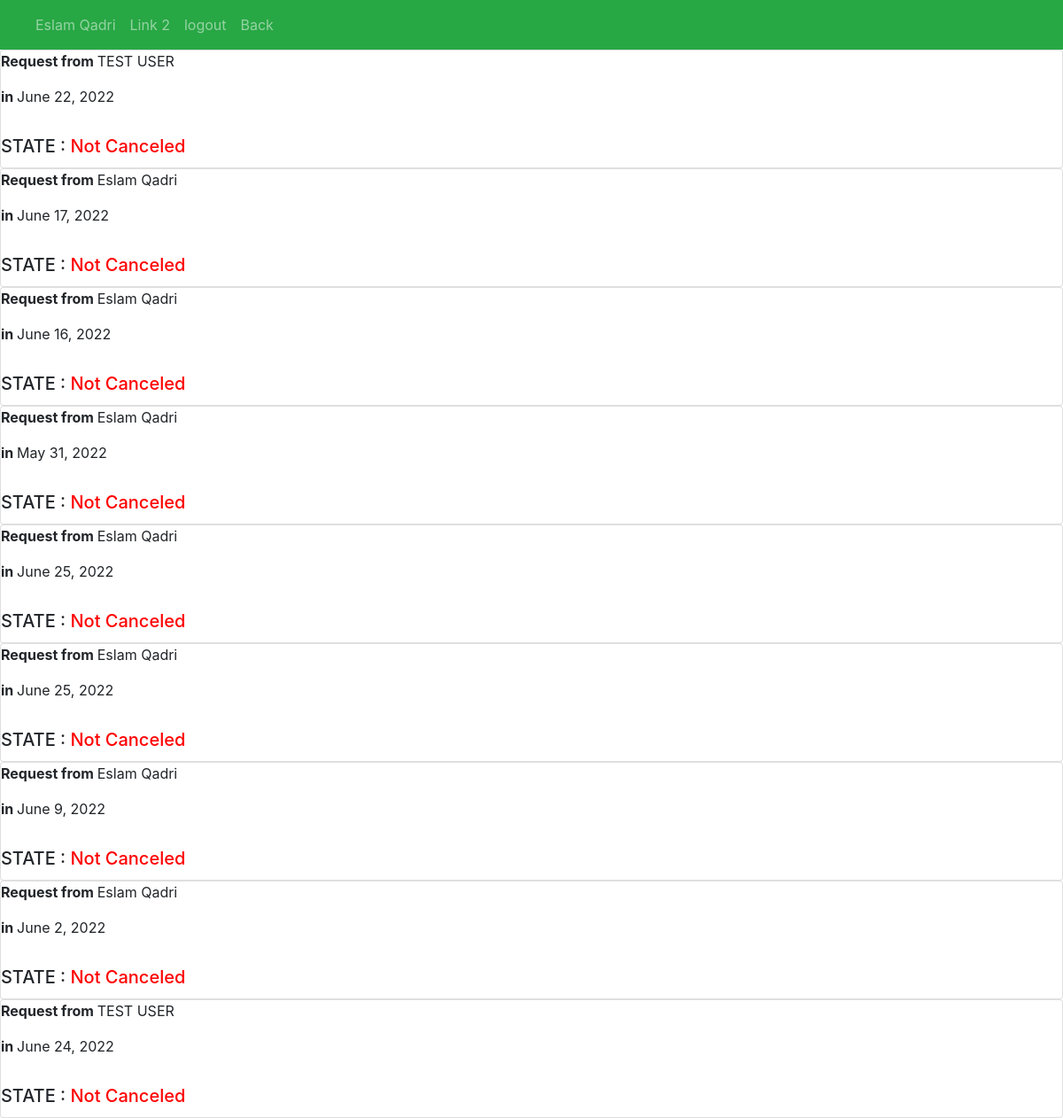
Page /Cancel (signed in) on the earlier database version.
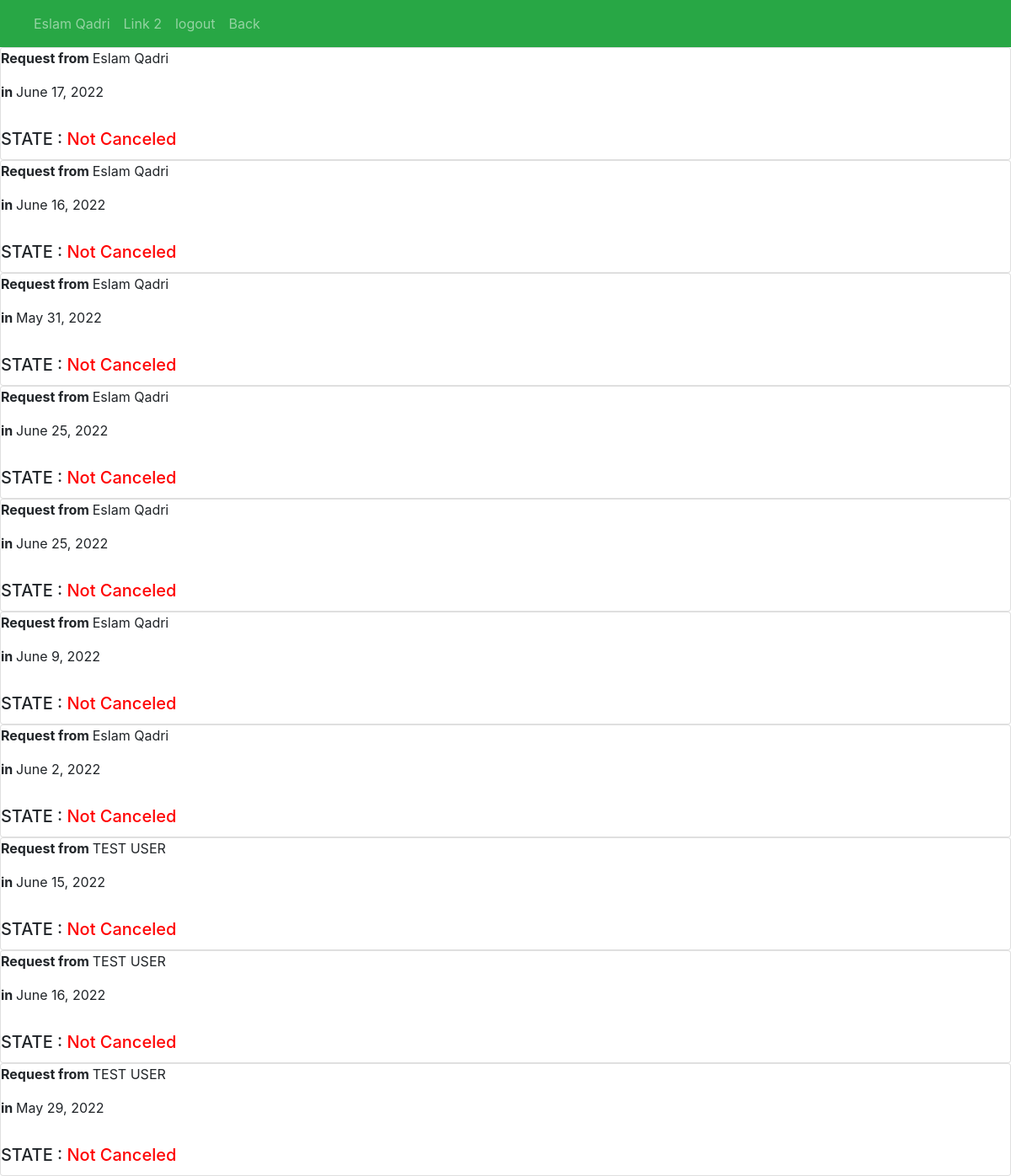
Same page on the later database version.
### aposite/models.py (models this page shows)
class appointments(models.Model):
    user = models.ForeignKey(User,on_delete=models.PROTECT)
    Reserve = models.DateField()
    Cancel =models.BooleanField(default=False)
    approve= models.BooleanField(default=False)
    make_as_missed = models.BooleanField(default=False)
    make_as_finished= models.BooleanField(default=False)

### aposite/views.py (the view)
# urls.py: path("Cancel",views.Cancel,name='Cancel'),
@login_required(login_url='login')
def Cancel(request):
    user= request.user
    query=appointments.objects.all()
    return render(request, 'admin_view/Cancel.html',{'user':user,'query':query})

### aposite/templates/admin_view/Cancel.html (shortened to what this page needs)
{%load static%}
<!DOCTYPE html>
<html lang="en">
    <head>
        <link rel="stylesheet" href="https://maxcdn.bootstrapcdn.com/bootstrap/4.0.0/css/bootstrap.min.css">
    </head>
    <body>
        <nav class="navbar navbar-expand-sm bg-success navbar-dark">
            <ul class="navbar-nav">
              <li class="nav-item">
                <a class="nav-link" href="#">{{user.first_name}} {{user.last_name}}</a>
              </li>
              <li class="nav-item">
                <a class="nav-link" href="#">Link 2</a>
              </li>
              <li class="nav-item">
                <a class="nav-link" href="{% url 'logout' %}">logout</a>
              </li>
              <li class="nav-item">
                <a class="nav-link" href="{% url 'AdminViwe' %}">Back</a>
              </li>
            </ul>
          </nav>
          {%for i in query %}
          <div class=" row-3">
            <div class="card" >
               <p><strong> Request from </strong>  {{i.user.first_name}} {{i.user.last_name}}</p>
               <p><strong>in </strong> {{i.Reserve}}<P>
                {% if  i.Cancel %}
            <h5 class="card-title">STATE : <span style="color: green">Canceled </span></h5>
              {%else%}
              <h5 class="card-title" >STATE : <span style="color: red">Not Canceled</span></h5>
              {%endif%}
              </div>
            </div>
              {%endfor%}
</body>
</html>

Differences in the rows shown:
removed appointments: user.first_name "TEST", user.last_name "USER", Reserve "June 22, 2022", shows "STATE :", Cancel "Not Canceled"
removed appointments: user.first_name "TEST", user.last_name "USER", Reserve "June 24, 2022", shows "STATE :", Cancel "Not Canceled"
added appointments: user.first_name "TEST", user.last_name "USER", Reserve "June 15, 2022", shows "STATE :", Cancel "Not Canceled"
added appointments: user.first_name "TEST", user.last_name "USER", Reserve "June 16, 2022", shows "STATE :", Cancel "Not Canceled"
added appointments: user.first_name "TEST", user.last_name "USER", Reserve "May 29, 2022", shows "STATE :", Cancel "Not Canceled"
